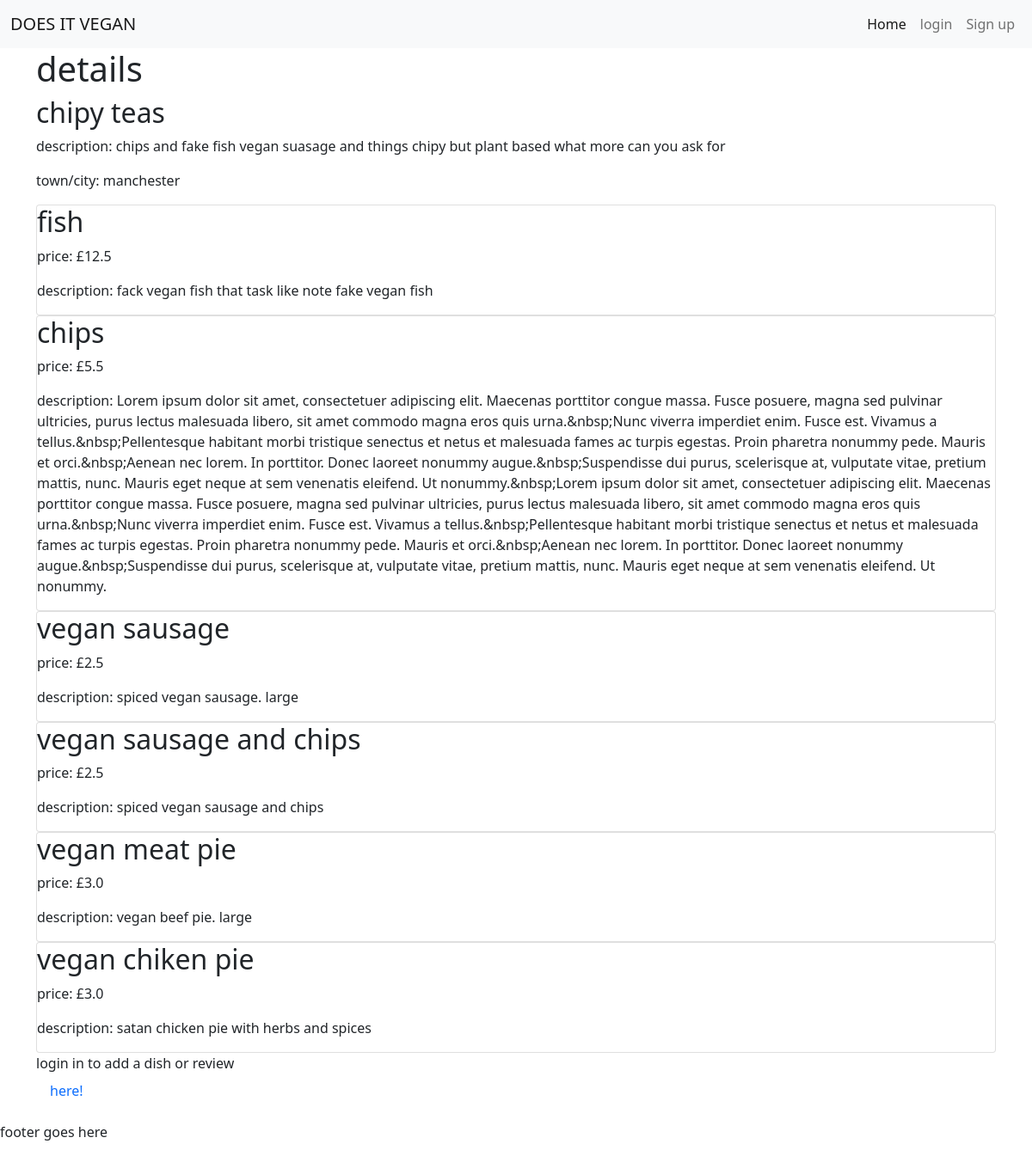
Screenshot of /restaurant_detail/4 with the database file from the repository.
### web_app/models.py (models this page shows, shortened)
class Restaurant(models.Model):
    name = models.CharField(max_length=100, unique=True)
    slug = models.SlugField(max_length=200, unique=True)
    added_by = models.ForeignKey(
        User, on_delete=models.CASCADE, related_name="restaurant_added")
    updated_on = models.DateField(auto_now=True)
    description = models.TextField()
    status = models.IntegerField(choices=STATUS, default=0)
    likes = models.ManyToManyField(
        User, related_name='restaurant_likes', blank=True)
    image = CloudinaryField('image', default='placeholder')
    adress = models.TextField(null=True)
    townCity = models.CharField(max_length=100, unique=False, null=True)
    class Meta:
        ordering = ['-updated_on']

class Dish(models.Model):
    class DishType(models.TextChoices):
        MAIN = 'Main'
        SIDE = 'Side'
        STARTER = 'Starter'
        DESSERT = 'Dessert'
        OTHER = 'Other'
    name = models.CharField(max_length=100, unique=True)
    image = CloudinaryField('image', default='placeholder_dish')
    price = models.FloatField()
    description = models.TextField()
    created_on = models.DateTimeField(auto_now_add=True)
    restaurant = models.ForeignKey(
        Restaurant, on_delete=models.CASCADE,
        related_name='dish', null=True
        )
    type = models.CharField(
        max_length=100, unique=False,
        choices=DishType.choices,
        default=DishType.MAIN,
        )

### web_app/views.py (the view)
# urls.py: path('restaurant_detail/<int:pk>', views.RestaurantDetailView.as_view(), name='restaurant_detail'),
class RestaurantDetailView(DetailView):
    model = Restaurant
    template_name = 'restaurant_detail.html'
    def get_context_data(self, **kwargs):
        context = super().get_context_data(**kwargs)
        context['dish'] = Dish.objects.all()
        return context

### templates/restaurant_detail.html
{% extends "base.html" %}
{% block content %}
<div class="container">
    <div class="row">
        <h1>details</h1>
        <h2>{{restaurant.name|striptags}}</h2>
        <p>description: {{restaurant.description|striptags}}</p>
        <p>town/city: {{restaurant.townCity|striptags}}</p>
        {% for dish in dish %}
            {% if dish.restaurant.id == restaurant.id%}
                <div class="col">
                    <div class="card">
                      <h2>{{dish.name|striptags}}</h2>
                      <p>price: £{{dish.price|striptags}}</p>
                      <p>description: {{dish.description|striptags}}</p>
                </div>
            {% endif %}
        {% endfor %}
        {% if user.is_authenticated %}
        <a href="{% url 'add_dish' restaurant.pk %}"><button type="button" class="btn btn-primary">add dish</button></a>
        {% else %}
        <p>login in to add a dish or review <a class="nav-link" href="{% url 'login' %}">here!</a></p>
        {%endif%}
        </div>
    </div>
{% endblock %}

### rows the page displays
Restaurant: name "chipy teas", description "chips and fake fish vegan suasage and things chipy but plant based what more can you ask for", townCity "manchester"
Dish: name "fish", price "12.5", description "fack vegan fish that task like note fake vegan fish"
Dish: name "chips", price "5.5", description "Lorem ipsum dolor sit amet, consectetuer adipiscing elit. Maecenas porttitor congue massa. Fusce posuere, magna sed pulvinar ultricies, purus lectus malesuada libero, sit amet commodo magna eros quis urna.&nbsp;Nunc viverra imperdiet enim. Fusce est. Vivamus a tellus.&nbsp;Pellentesque habitant morbi tristique senectus et netus et malesuada fames ac turpis egestas. Proin pharetra nonummy pede. Mauris et orci.&nbsp;Aenean nec lorem. In porttitor. Donec laoreet nonummy augue.&nbsp;Suspendisse dui purus, scelerisque at, vulputate vitae, pretium mattis, nunc. Mauris eget neque at sem venenatis eleifend. Ut nonummy.&nbsp;Lorem ipsum dolor sit amet, consectetuer adipiscing elit. Maecenas…"
Dish: name "vegan sausage", price "2.5", description "spiced vegan sausage. large"
Dish: name "vegan sausage and chips", price "2.5", description "spiced vegan sausage and chips"
Dish: name "vegan meat pie", price "3.0", description "vegan beef pie. large"
Dish: name "vegan chiken pie", price "3.0", description "satan chicken pie with herbs and spices"
